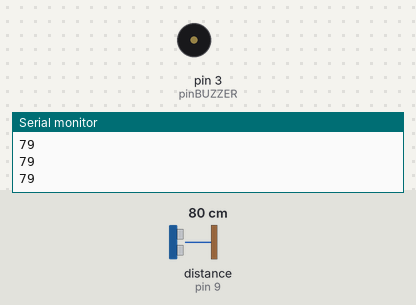
Simulated run of this sketch. Board: Arduino Uno, built with avr-gcc and run on an emulated ATmega328P. Parts: buzzer (waves = sounding), the last lines printed to the serial monitor. Wiring (inferred from the names in the program): ultrasonic range finder: trigger pin 8; echo pin 9. The test bench sets the inputs (shaded band); at power-on: distance to the obstacle (sensor on pin 9) 80 cm. The echo pulse lasts 58.3 µs per cm.

Above: at 1.2 s.
1.3 s: distance to the obstacle (sensor on pin 9) set to 24 cm
2.8 s: distance to the obstacle (sensor on pin 9) set to 19 cm
At 4.5 s:
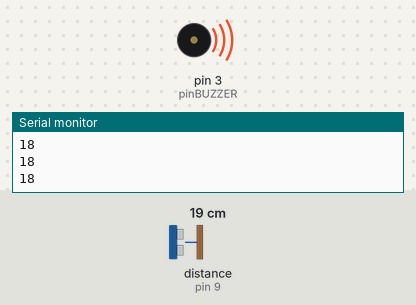
Timing chart, 0 to 6.0 s (numbered marks = the images above; inputs shaded):
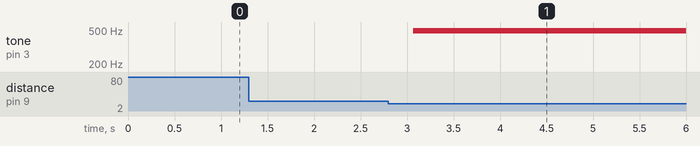

Measured:
- the behaviour switches between 22 and 21 cm on distance to the obstacle (sensor on pin 9) (found by bisection; images 0 and 1)
- after the input at 2.8 s, tone on pin 3 (pinBUZZER): silent → 490 Hz after 0.27 s

The sketch:

mod_DeteccionDeObstaculos.ino
```cpp
int pinTRIG = 8;        // HC-SR04: pin trigger en pin 8
int pinECHO = 9;        // HC-SR04: pin echo en pin 9
int pinBUZZER = 3;      // BUZZER en pin 3
int DURACION;
int DISTANCIA;

void setup(){
  pinMode(pinTRIG, OUTPUT);     // trigger como salida
  pinMode(pinECHO, INPUT);      // echo como entrada
  pinMode(pinBUZZER, OUTPUT);   // buzzer como salida
  Serial.begin(9600);           // inicializacion de comunicacion serial a 9600 bps
}

void loop(){                          // loop de prueba para modulo de DETECCION
  digitalWrite(pinTRIG, HIGH);
  delay(1);
  digitalWrite(pinTRIG, LOW);         // generacion del pulso a enviar al pin conectado al trigger del sensor

  DURACION = pulseIn(pinECHO, HIGH);  // con funcion pulseIn se espera un pulso alto en echo

  DISTANCIA = DURACION / 58.2;        // distancia medida en centimetros

  Serial.println(DISTANCIA);          // envio de valor de distancia por monitor serial
  delay(200);                         // demora entre datos

  if (DISTANCIA <= 20 && DISTANCIA >= 0)   // si la distancia esta entre 0 y 20 cms.
    buzzerParpadea();
}

void buzzerParpadea(){
  analogWrite(pinBUZZER, 60);             // encender el buzzer con un voltaje de 1.8v
  delay(300);                             // demora de 0.3 segundos
  analogWrite(pinBUZZER, 0);              // apagar buzzer
}
```
